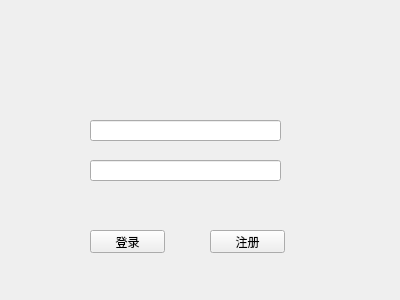
<?xml version="1.0" encoding="UTF-8"?>
<ui version="4.0">
 <class>SignIn</class>
 <widget class="QWidget" name="SignIn">
  <property name="geometry">
   <rect>
    <x>0</x>
    <y>0</y>
    <width>400</width>
    <height>300</height>
   </rect>
  </property>
  <property name="windowTitle">
   <string>Form</string>
  </property>
  <widget class="QPushButton" name="signIn">
   <property name="geometry">
    <rect>
     <x>90</x>
     <y>230</y>
     <width>75</width>
     <height>23</height>
    </rect>
   </property>
   <property name="text">
    <string>登录</string>
   </property>
  </widget>
  <widget class="QPushButton" name="signUp">
   <property name="geometry">
    <rect>
     <x>210</x>
     <y>230</y>
     <width>75</width>
     <height>23</height>
    </rect>
   </property>
   <property name="text">
    <string>注册</string>
   </property>
  </widget>
  <widget class="QLineEdit" name="userID">
   <property name="geometry">
    <rect>
     <x>90</x>
     <y>160</y>
     <width>191</width>
     <height>21</height>
    </rect>
   </property>
  </widget>
  <widget class="QLineEdit" name="password">
   <property name="geometry">
    <rect>
     <x>90</x>
     <y>120</y>
     <width>191</width>
     <height>21</height>
    </rect>
   </property>
  </widget>
 </widget>
 <resources/>
 <connections/>
</ui>
